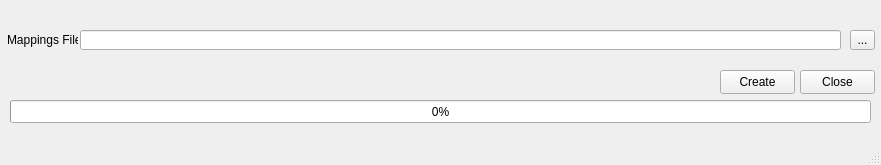
<?xml version="1.0" encoding="UTF-8"?>
<ui version="4.0">
 <class>MainWindow</class>
 <widget class="QMainWindow" name="MainWindow">
  <property name="geometry">
   <rect>
    <x>0</x>
    <y>0</y>
    <width>881</width>
    <height>165</height>
   </rect>
  </property>
  <property name="windowTitle">
   <string>MainWindow</string>
  </property>
  <widget class="QWidget" name="centralwidget">
   <widget class="QLineEdit" name="pathBox">
    <property name="geometry">
     <rect>
      <x>80</x>
      <y>30</y>
      <width>761</width>
      <height>20</height>
     </rect>
    </property>
   </widget>
   <widget class="QLabel" name="label">
    <property name="geometry">
     <rect>
      <x>7</x>
      <y>32</y>
      <width>71</width>
      <height>16</height>
     </rect>
    </property>
    <property name="text">
     <string>Mappings File:</string>
    </property>
   </widget>
   <widget class="QToolButton" name="browseButton">
    <property name="geometry">
     <rect>
      <x>850</x>
      <y>30</y>
      <width>25</width>
      <height>20</height>
     </rect>
    </property>
    <property name="text">
     <string>...</string>
    </property>
   </widget>
   <widget class="QPushButton" name="createButton">
    <property name="geometry">
     <rect>
      <x>720</x>
      <y>70</y>
      <width>75</width>
      <height>24</height>
     </rect>
    </property>
    <property name="text">
     <string>Create</string>
    </property>
   </widget>
   <widget class="QPushButton" name="pushButton_2">
    <property name="geometry">
     <rect>
      <x>800</x>
      <y>70</y>
      <width>75</width>
      <height>24</height>
     </rect>
    </property>
    <property name="text">
     <string>Close</string>
    </property>
   </widget>
   <widget class="QProgressBar" name="progressBar">
    <property name="geometry">
     <rect>
      <x>10</x>
      <y>100</y>
      <width>861</width>
      <height>23</height>
     </rect>
    </property>
    <property name="value">
     <number>0</number>
    </property>
   </widget>
  </widget>
  <widget class="QMenuBar" name="menubar">
   <property name="geometry">
    <rect>
     <x>0</x>
     <y>0</y>
     <width>881</width>
     <height>19</height>
    </rect>
   </property>
  </widget>
  <widget class="QStatusBar" name="statusbar"/>
 </widget>
 <resources/>
 <connections>
  <connection>
   <sender>pushButton_2</sender>
   <signal>clicked()</signal>
   <receiver>MainWindow</receiver>
   <slot>close()</slot>
   <hints>
    <hint type="sourcelabel">
     <x>815</x>
     <y>101</y>
    </hint>
    <hint type="destinationlabel">
     <x>626</x>
     <y>87</y>
    </hint>
   </hints>
  </connection>
 </connections>
</ui>
